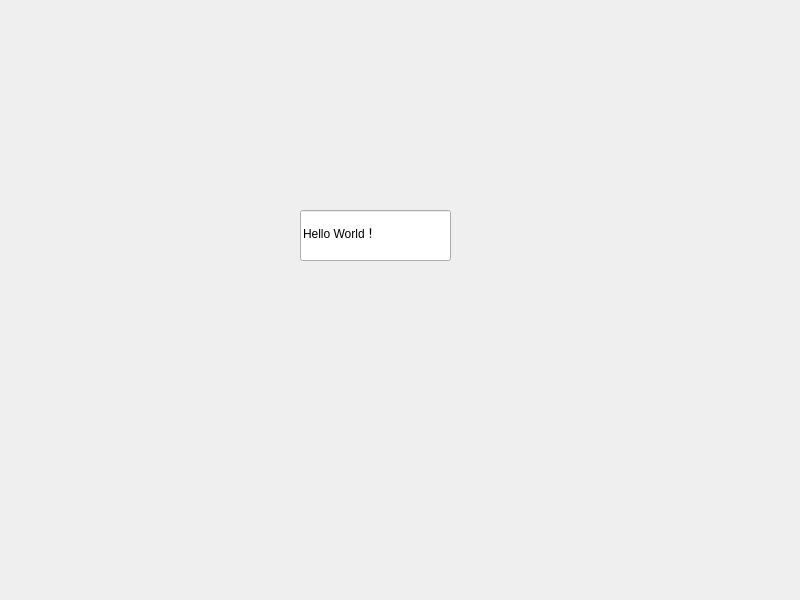
<?xml version="1.0" encoding="UTF-8"?>
<ui version="4.0">
 <class>Widget</class>
 <widget class="QWidget" name="Widget">
  <property name="geometry">
   <rect>
    <x>0</x>
    <y>0</y>
    <width>800</width>
    <height>600</height>
   </rect>
  </property>
  <property name="windowTitle">
   <string>Widget</string>
  </property>
  <widget class="QLineEdit" name="lineEdit">
   <property name="geometry">
    <rect>
     <x>300</x>
     <y>210</y>
     <width>151</width>
     <height>51</height>
    </rect>
   </property>
   <property name="text">
    <string>Hello World！</string>
   </property>
  </widget>
 </widget>
 <resources/>
 <connections/>
</ui>
